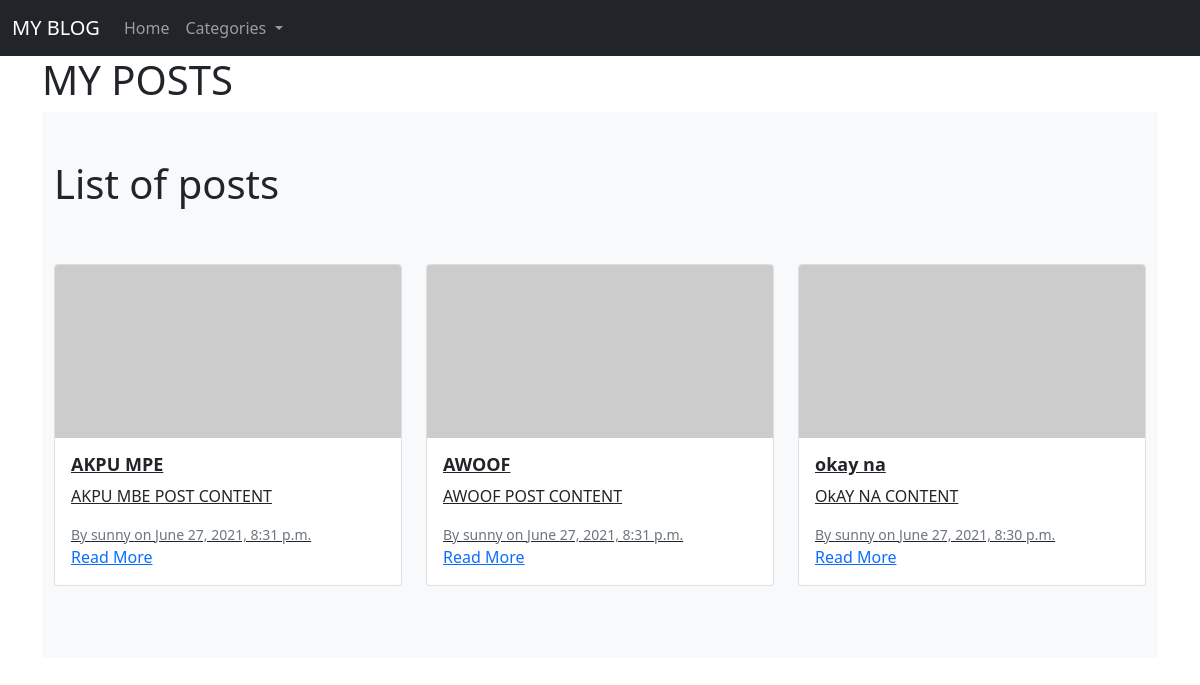
The page / on the database its author committed.
### blog/models.py (models this page shows, shortened)
class Post(models.Model):
    title = models.CharField(max_length=250)
    category = models.ForeignKey(Category, on_delete=models.PROTECT, default=1)
    slug = models.SlugField(max_length=250, unique_for_date='published_date')
    published_date = models.DateTimeField(default=timezone.now)
    author = models.ForeignKey(User, on_delete=models.CASCADE, related_name='blog_posts')
    content = models.TextField()
    status = models.CharField(max_length=10, choices=choices, default='draft')
    objects = models.Manager()
    published_posts = PublishedPostManager()
    class Meta:
        ordering = ('-published_date',)
    def get_absolute_url(self):
        return reverse('blog_detail', args=[self.slug])

### blog/views.py (the view)
# urls.py: path('', views.index, name='blog_home'),
def index(request):
    all_published_posts = Post.published_posts.all()[:3]
    return render(request, 'blog/index.html', {'all_published_posts': all_published_posts})

### blog/models.py (called while the page is built)
    def get_queryset(self):
        return super().get_queryset().exclude(status='draft')

### blog/views.py (called while the page is built)
def category_list(request):
    category_list = Category.objects.exclude(name='Default')
    context =  {'category_list': category_list,}
    return context

### blog/templates/blog/index.html (shortened to what this page needs)
{% extends 'blog/_base.html' %}
{% block content %}
        <h1>MY POSTS</h1>
        <div class="album py-5 bg-light">
            <div class="container">
              <div class="row">
            <div class="col-12 pb-5"><h1> List of posts</h1></div>
            {% for post in all_published_posts %}
                <div class="col-md-4">
                <a class="text-dark" href="{{post.get_absolute_url}}">
                  <div class="card mb-4 box-shadow">
                    <img class="card-img-top" src="https://picsum.photos/200/100" alt="Card image cap">
                    <div class="card-body">
                      <h2 style="font-size:18px;font-weight:bold">{{post.title|truncatechars:50}}</h2>
                      <p class="card-text">{{post.content|safe|truncatechars:50}}</p>
                      <div class="d-flex justify-content-between align-items-center">
                        <small class="text-muted">By {{ post.author }} on {{ post.published_date }}</small>
                      </div>
                      <a href="{{ post.get_absolute_url }}">Read More</a>
                    </div>
                  </div>
                  </a>
                </div>
            {% endfor %}
              </div>
            </div>
          </div>
{% endblock content %}

### blog/templates/blog/_base.html (shortened to what this page needs)
<!doctype html>
<html lang="en">
  <head>
    <link href="https://cdn.jsdelivr.net/npm/bootstrap@5.0.2/dist/css/bootstrap.min.css" rel="stylesheet">
  </head>
  <body>
    <nav class="navbar navbar-expand-lg navbar-dark bg-dark">
        <div class="container-fluid">
          <a class="navbar-brand" href="{% url 'blog_home' %}">MY BLOG</a>
          <div class="collapse navbar-collapse" id="navbarSupportedContent">
            <ul class="navbar-nav me-auto mb-2 mb-lg-0">
              <li class="nav-item">
                <a class="nav-link" aria-current="page" href="{% url 'blog_home' %}">Home</a>
              </li>
              <li class="nav-item dropdown">
                <a class="nav-link dropdown-toggle" href="#" id="navbarDropdown" role="button" data-bs-toggle="dropdown" aria-haspopup="true" aria-expanded="false">
                Categories
                </a>
              </li>
            </ul>
          </div>
        </div>
      </nav>
      <div class="container">
        {% block content %}
        {% endblock content %}
      </div>
  </body>
</html>

### rows shown on the page
Post: title "AKPU MPE", content "AKPU MBE POST CONTENT", author "sunny", published_date "June 27, 2021, 8:31 p.m."
Post: title "AWOOF", content "AWOOF POST CONTENT", author "sunny", published_date "June 27, 2021, 8:31 p.m."
Post: title "okay na", content "OkAY NA CONTENT", author "sunny", published_date "June 27, 2021, 8:30 p.m."
